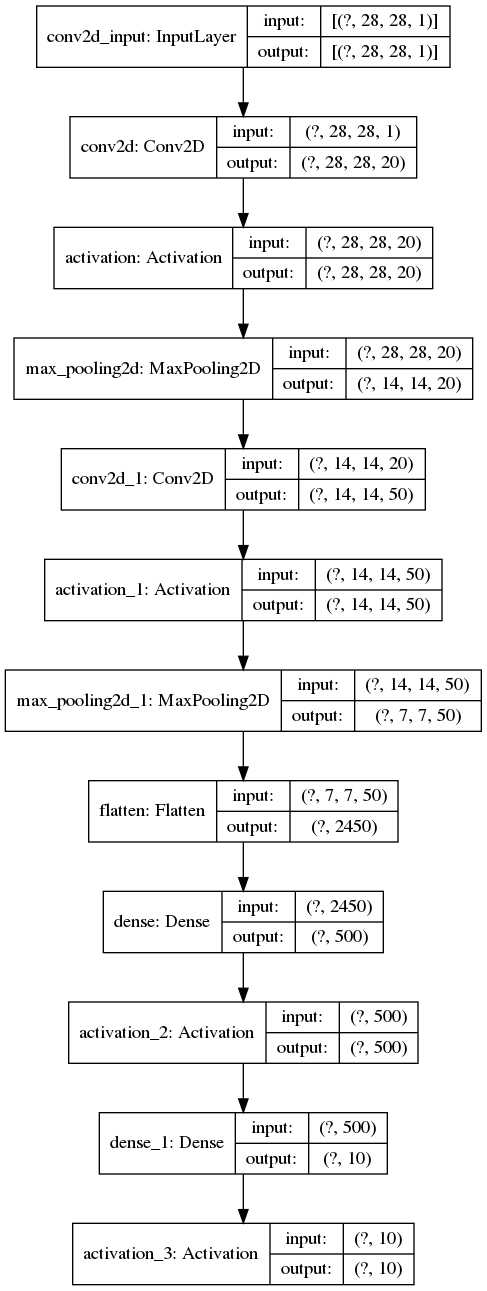
#> input picture projects/dl4cv/starter/19/lenet.png, 487 x 1291 px
$ python convolutions.py --image ../19/lenet.png
#> lines starting #> are read from the running program, lines starting #| are printed output that depends on the picture
# USAGE
# python convolutions.py --image ~/Downloads/1.png

import argparse
import cv2
import numpy as np
from skimage.exposure import rescale_intensity


def convolve(image, K):
    (image_height, image_width) = image.shape[:2]
    (kernel_height, kernel_width) = K.shape[:2]

    pad = (kernel_width - 1) // 2
    image = cv2.copyMakeBorder(image, pad, pad, pad, pad, cv2.BORDER_REPLICATE)
    output = np.zeros((image_height, image_width), dtype="float")

    for y in np.arange(pad, image_height + pad):
        for x in np.arange(pad, image_width + pad):
            roi = image[y - pad:y + pad + 1, x - pad:x + pad + 1]
            k = (roi * K).sum()
            output[y - pad, x-pad] = k

    output = rescale_intensity(output, in_range=(0, 255))
    output = (output * 255).astype("uint8")
    return output


ap = argparse.ArgumentParser()
ap.add_argument("-i", "--image", required=True,
                help="path to the input image")
args = vars(ap.parse_args())

small_blur = np.ones((7, 7), dtype="float") * (1.0 / (7 * 7))
large_blur = np.ones((21, 21), dtype="float") * (1.0 / (21 * 21))
sharpen = np.array(
    (
        [0, -1, 0],
        [-1, 5, -1],
        [0, -1, 0]
    ),
    dtype="int"
)
laplacian = np.array(
    (
        [0, 1, 0],
        [1, -4, 1],
        [0, 1, 0]
    ),
    dtype="int"
)
sobel_X = np.array(
    (
        [-1, 0, 1],
        [-2, 0, 2],
        [-1, 0, 1]
    ),
    dtype="int"
)
sobel_Y = np.array(
    (
        [-1, -2, -1],
        [0, 0, 0],
        [1, 2, 1]
    ),
    dtype="int"
)
emboss = np.array(
    (
        [-2, -1, 0],
        [-1, 1, 1],
        [0, 1, 2]
    ),
    dtype="int"
)

kernel_bank = (
    ("small_blur", small_blur),
    ("large_blur", large_blur),
    ("sharpen", sharpen),
    ("laplacian", laplacian),
    ("sobel_x", sobel_X),
    ("sobel_y", sobel_Y),
    ("emboss", emboss)
)

image = cv2.imread(args["image"])
#> image is the input picture: shape (1291, 487, 3); min 0, max 255, mean 240.6
gray = cv2.cvtColor(image, cv2.COLOR_BGR2GRAY)

for (kernel_name, K) in kernel_bank:
    print(f"[INFO] applying {kernel_name} kernel")
    convolve_output = convolve(gray, K)
    opencv_output = cv2.filter2D(gray, -1, K)

    cv2.imshow("Original", gray)
    cv2.imshow(f"{kernel_name} - convolve", convolve_output)
    cv2.imshow(f"{kernel_name} - opencv", opencv_output)
    cv2.waitKey(0)
    cv2.destroyAllWindows()
#> this loop made 7 passes
#> pass 1, in convolve, `image = cv2.copyMakeBorder(image, pad, pad, pad, pad, cv2.BORDER_REPLI..`:
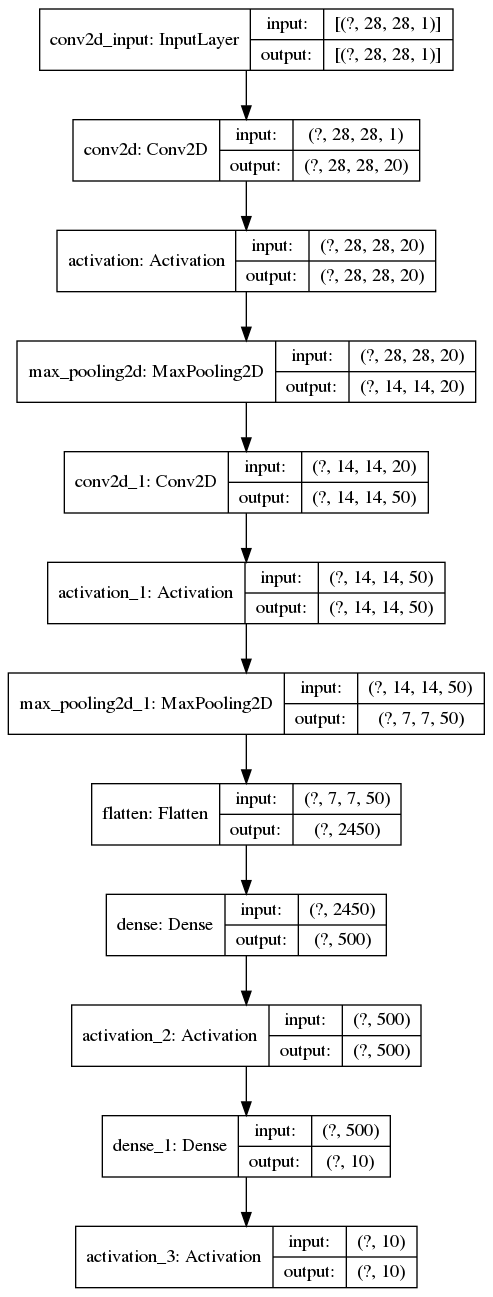
#> image: shape (1297, 493); min 0, max 255, mean 240.8
#> pass 1, `convolve_output = convolve(gray, K)`:
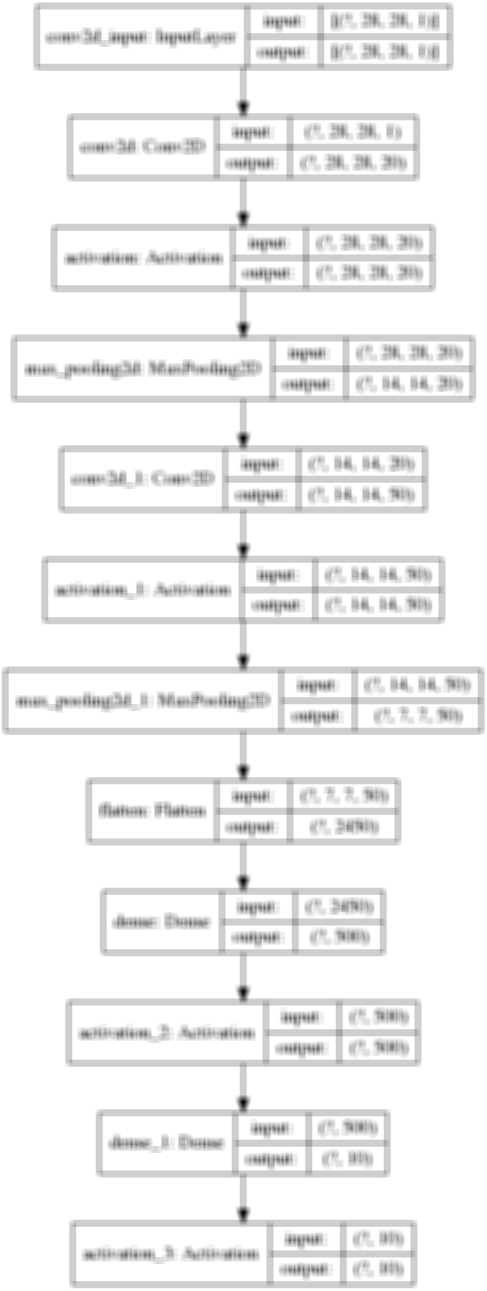
#> convolve_output: shape (1291, 487); min 2, max 255, mean 240.4
#> pass 2, in convolve (call 2), `image = cv2.copyMakeBorder(image, pad, pad, pad, pad, cv2.BORDER_REPLI..`:
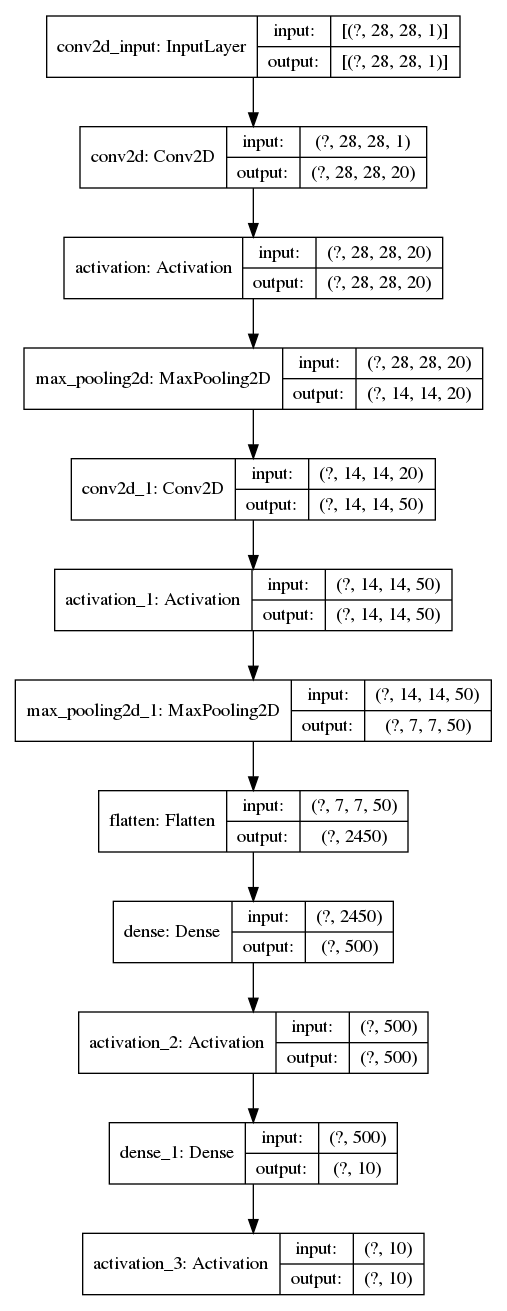
#> image: shape (1311, 507); min 0, max 255, mean 241.4
